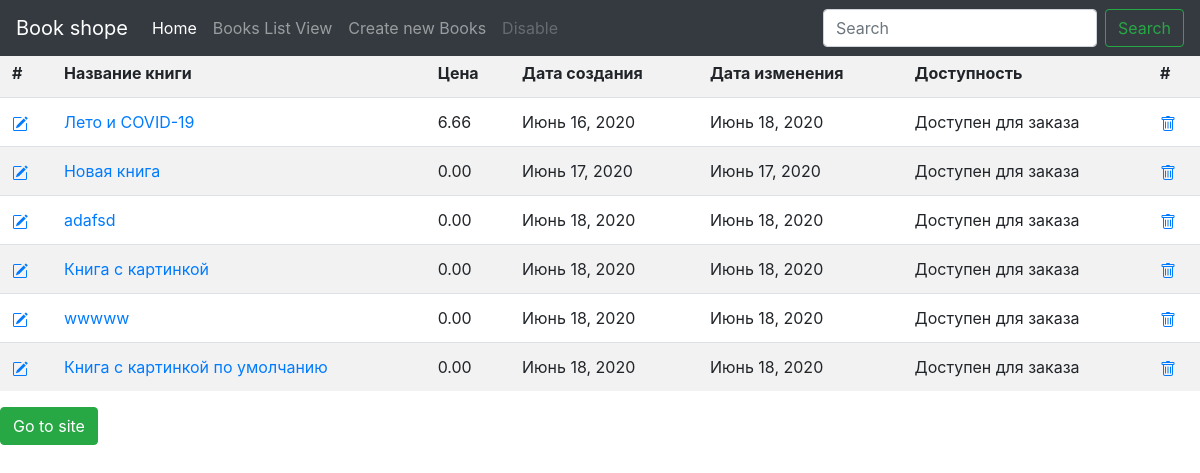
Page /books/list/ on the earlier database version.
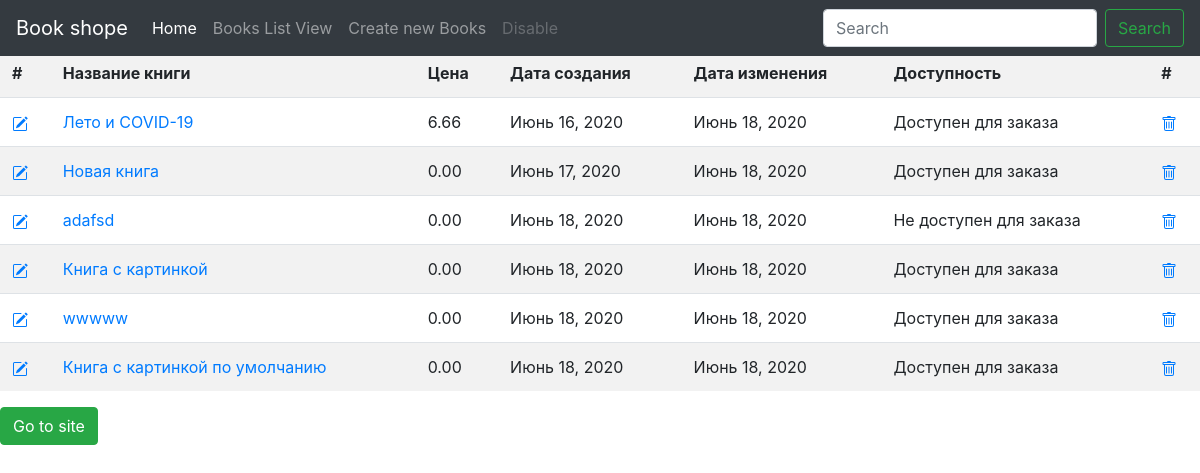
Same page on the later database version.
### books/models.py (models this page shows, shortened)
class Books(models.Model):
    name=models.CharField(
        verbose_name="Имя книги",
        max_length=50
    )
    picture=models.ImageField(
        verbose_name="Фото обложки",
        upload_to="books-pic",
        null=True,
        blank=True,
        default="books-pic/default.jpg"
    )
    price=models.DecimalField(
        verbose_name="Цена",
        max_digits=5,
        decimal_places=2,
        default=00.00
    )
    author=models.ManyToManyField(
        'Author',
        verbose_name="Автор"
    )
    genre=models.ManyToManyField(
        'Genre',
        verbose_name="Жанр"
    )
    publishing_year=models.PositiveSmallIntegerField (
        verbose_name="Год издания",
        default=2020
    )
    count_page=models.IntegerField(
        verbose_name="Кол-во страниц",
        default=100
    )
    binging=models.ForeignKey(
        'Binging',
        verbose_name="Переплёт",
        on_delete=models.PROTECT,
        default=1
    )
    format_book=models.CharField(
        verbose_name="Формат",
        default="99x99",
        max_length=15
    )
    isbn=models.CharField(
        verbose_name="ISBN",
        default="999-1-88877-6",
        max_length=20
    )
    weight=models.PositiveSmallIntegerField(
        verbose_name="Вес(гр.)",
        default="100"
    )
    age_limit=models.CharField(
        verbose_name="Ограничение по возрасту",
        default="6+",
        max_length=3
    )
    count_book=models.IntegerField(
        verbose_name="Ко-во книг в наличии",
        default=10
    )
    availability=models.BooleanField(
        verbose_name="Наличие книги",
        default=True
    )
    rating=models.FloatField(
        verbose_name="Рейтинг",
        validators=[MinValueValidator(0), MaxValueValidator(10)],
        default=9
    )
    create=models.DateField(
        verbose_name="Дата внесения в каталог",
        auto_now=False,
        auto_now_add=True
    )
    update=models.DateField(
        verbose_name="Дата последнего изменения",
        auto_now=True,
        auto_now_add=False
    )
    user=models.ForeignKey(
        User,
        on_delete=models.PROTECT
    )

### books/views.py (the view)
# urls.py: path('list/', views.BooksList.as_view(),name='list')
class BooksList(ListView):
    model= models.Books
    template_name='books/list.html'

### books/templates/books/list.html (shortened to what this page needs)
{% extends "base.html" %}
{% load crispy_forms_tags %}
    {% block main %}
        <table class="table table-striped" width="100%" >
                <tr>
                    <th>#</th><th>Название книги</th><th>Цена</th><th>Дата создания</th><th>Дата изменения</th><th>Доступность</th><th>#</th>
                </tr>
            {% for i in object_list %}
                <tr>
                <td><a href="{% url 'CRUDL_books:update' i.pk %}"></a></td>
                  <td><a href="{% url 'CRUDL_books:detail' i.pk %}">{{i.name}}</a> </td>
                  <td>{{i.price}}</td><td>{{i.create}}</td><td>{{i.update}}</td>
                    {% if i.availability %}
                    <td>Доступен для заказа</td>
                    {% else %}
                    <td>Не доступен для заказа</td>
                    {% endif %}
                  <td><a href="{% url 'CRUDL_books:delete' i.pk %}"></a></td>
                </tr>
        {% endfor %}
        </table>
        <a class="btn btn-success" href="{% url 'home_page'%}">Go to site </a>
{% endblock main %}

Differences in the rows shown:
changed Books "Новая книга": update "Июнь 17, 2020" → "Июнь 18, 2020"
changed Books "adafsd": availability "Доступен для заказа" → "Не доступен для заказа"
